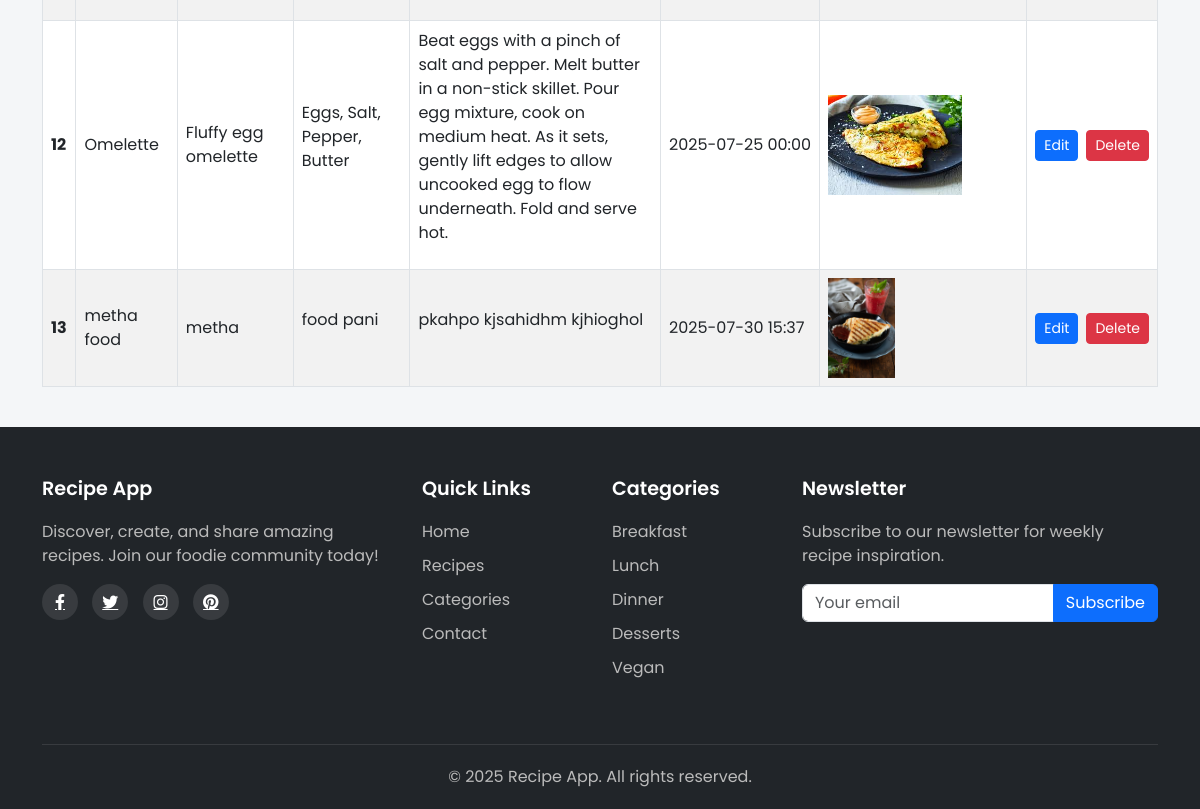
Before: /recipes1/recipes/ (signed in, lower part) with the older database file.
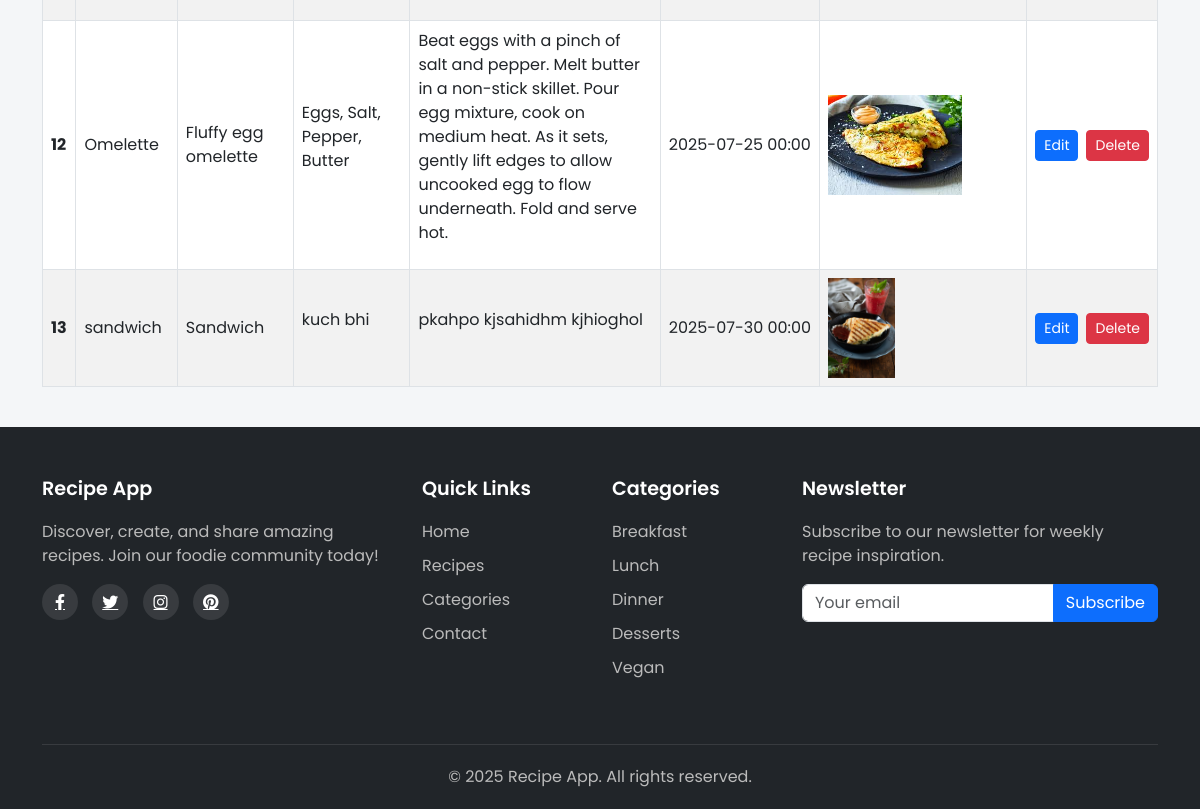
After: the same page with the newer database file.
### vege/models.py (models this page shows, shortened)
class Receipe(models.Model):
    MEAL_TYPES = [
        ('breakfast', 'Breakfast'),
        ('lunch', 'Lunch'),
        ('dinner', 'Dinner'),
        ('dessert', 'Dessert'),
        ('snack', 'Snack'),
    ]
    receipe_name = models.CharField(max_length=100)
    receipe_description = models.TextField()
    ingredients = models.TextField()
    instructions = models.TextField()
    created_at = models.DateTimeField(auto_now_add=True)
    receipe_image = models.ImageField(upload_to='receipes/', null=True, blank=True)
    categories = models.ManyToManyField(Category, related_name='recipes', blank=True)
    user = models.ForeignKey(User, on_delete=models.SET_NULL, null=True, blank=True)
    recipe_view_count = models.IntegerField(default=1)
    class Meta:
        ordering = ['-created_at']

### vege/views.py (the view, shortened to what this page needs)
# urls.py: path('recipes/', views.recipe_list, name='recipes'),
@login_required(login_url='vege:login')
def recipes(request):
    receipes = Receipe.objects.all().order_by('id')
    return render(request, 'vege/recipes.html', {'receipes': receipes})

### vege/templates/vege/recipes.html (shortened to what this page needs)
{% extends "vege/base.html" %}
{% block content %}
<table class="table table-striped table-bordered align-middle">
    <tbody>
        {% for receipe in receipes %}
        <tr>
            <th scope="row">{{forloop.counter}}</th>
            <td>{{ receipe.receipe_name }}</td>
            <td>{{ receipe.receipe_description|truncatewords:20 }}</td>
            <td>{{ receipe.ingredients|linebreaks }}</td>
            <td>{{ receipe.instructions|linebreaks }}</td>
            <td style="white-space: nowrap;">{{ receipe.created_at|date:"Y-m-d H:i" }}</td>
            <td>
                {% if receipe.receipe_image %}
                    <img src="{{ receipe.receipe_image.url }}" alt="{{ receipe.receipe_name }}" style="max-height: 100px;">
                {% else %}
                    <span class="text-muted">No image</span>
                {% endif %}
            </td>
            <td>
                <div class="d-flex gap-2">
                    <a href="{% url 'vege:edit_receipe' receipe.id %}" class="btn btn-primary btn-sm">Edit</a>
                    <a href="{% url 'vege:delete_receipe' receipe.id %}" class="btn btn-danger btn-sm">Delete</a>
                </div>
            </td>
        </tr>
        {% endfor %}
    </tbody>
</table>
{% endblock %}

### vege/templates/vege/base.html (shortened to what this page needs)
{% load static %}
<!DOCTYPE html>
<html lang="en">
  <head>
    <link
      href="https://cdn.jsdelivr.net/npm/bootstrap@5.3.0/dist/css/bootstrap.min.css"
      rel="stylesheet"
    />
    <link
      href="https://cdnjs.cloudflare.com/ajax/libs/font-awesome/6.4.0/css/all.min.css"
      rel="stylesheet"
    />
  </head>
  <body>
    <main class="container my-4 flex-grow-1">
      {% block content %}{% endblock %}
    </main>
    <footer>
      <div class="container">
        <div class="row">
          <div class="col-lg-4 mb-4">
            <h5 class="footer-title">Recipe App</h5>
            <p>
              Discover, create, and share amazing recipes. Join our foodie
              community today!
            </p>
            <div class="social-icons mt-3">
              <a href="#"><i class="fab fa-facebook-f"></i></a>
              <a href="#"><i class="fab fa-twitter"></i></a>
              <a href="#"><i class="fab fa-instagram"></i></a>
              <a href="#"><i class="fab fa-pinterest"></i></a>
            </div>
          </div>
          <div class="col-lg-2 col-md-6 mb-4">
            <h5 class="footer-title">Quick Links</h5>
            <div class="footer-links">
              <a href="{% url 'vege:home' %}">Home</a>
              <a href="{% url 'vege:recipes' %}">Recipes</a>
              <a href="{% url 'vege:categories' %}">Categories</a>
              <a href="{% url 'vege:contact' %}">Contact</a>
            </div>
          </div>
          <div class="col-lg-2 col-md-6 mb-4">
            <h5 class="footer-title">Categories</h5>
            <div class="footer-links">
              <a href="#">Breakfast</a>
              <a href="#">Lunch</a>
              <a href="#">Dinner</a>
              <a href="#">Desserts</a>
              <a href="#">Vegan</a>
            </div>
          </div>
          <div class="col-lg-4 mb-4">
            <h5 class="footer-title">Newsletter</h5>
            <p>Subscribe to our newsletter for weekly recipe inspiration.</p>
            <form class="mt-3">
              <div class="input-group">
                <input
                  type="email"
                  class="form-control"
                  placeholder="Your email"
                />
                <button class="btn btn-primary" type="submit">Subscribe</button>
              </div>
            </form>
          </div>
        </div>
        <div class="copyright text-center">
          <p class="mb-0">&copy; 2025 Recipe App. All rights reserved.</p>
        </div>
      </div>
    </footer>
  </body>
</html>

### vege/templates/vege/base.html (style rules this page uses)
body { font-family: "Poppins", sans-serif; padding-top: 70px; background-color: #f4f6f8; color: #333; display: flex; flex-direction: column; min-height: 100vh; }
footer { background-color: #212529; color: #bbb; padding: 50px 0 20px; margin-top: auto; }
.footer-title { color: white; font-weight: 600; margin-bottom: 20px; font-size: 1.2rem; }
.footer-links a { color: #bbb; text-decoration: none; display: block; margin-bottom: 10px; transition: color 0.3s; }
.social-icons a { color: white; background-color: rgba(255, 255, 255, 0.1); width: 36px; height: 36px; border-radius: 50%; display: inline-flex; align-items: center; justify-content: center; margin-right: 10px; transition: all 0.3s; }
.copyright { border-top: 1px solid rgba(255, 255, 255, 0.1); padding-top: 20px; margin-top: 30px; }

Changed rows visible on the page:
removed Receipe: receipe_name "metha food", receipe_description "metha", ingredients "food pani", instructions "pkahpo kjsahidhm kjhioghol", created_at "2025-07-30 15:37", receipe_image (picture)
added Receipe: receipe_name "sandwich", receipe_description "Sandwich", ingredients "kuch bhi", instructions "pkahpo kjsahidhm kjhioghol", created_at "2025-07-30 00:00", receipe_image (picture)
